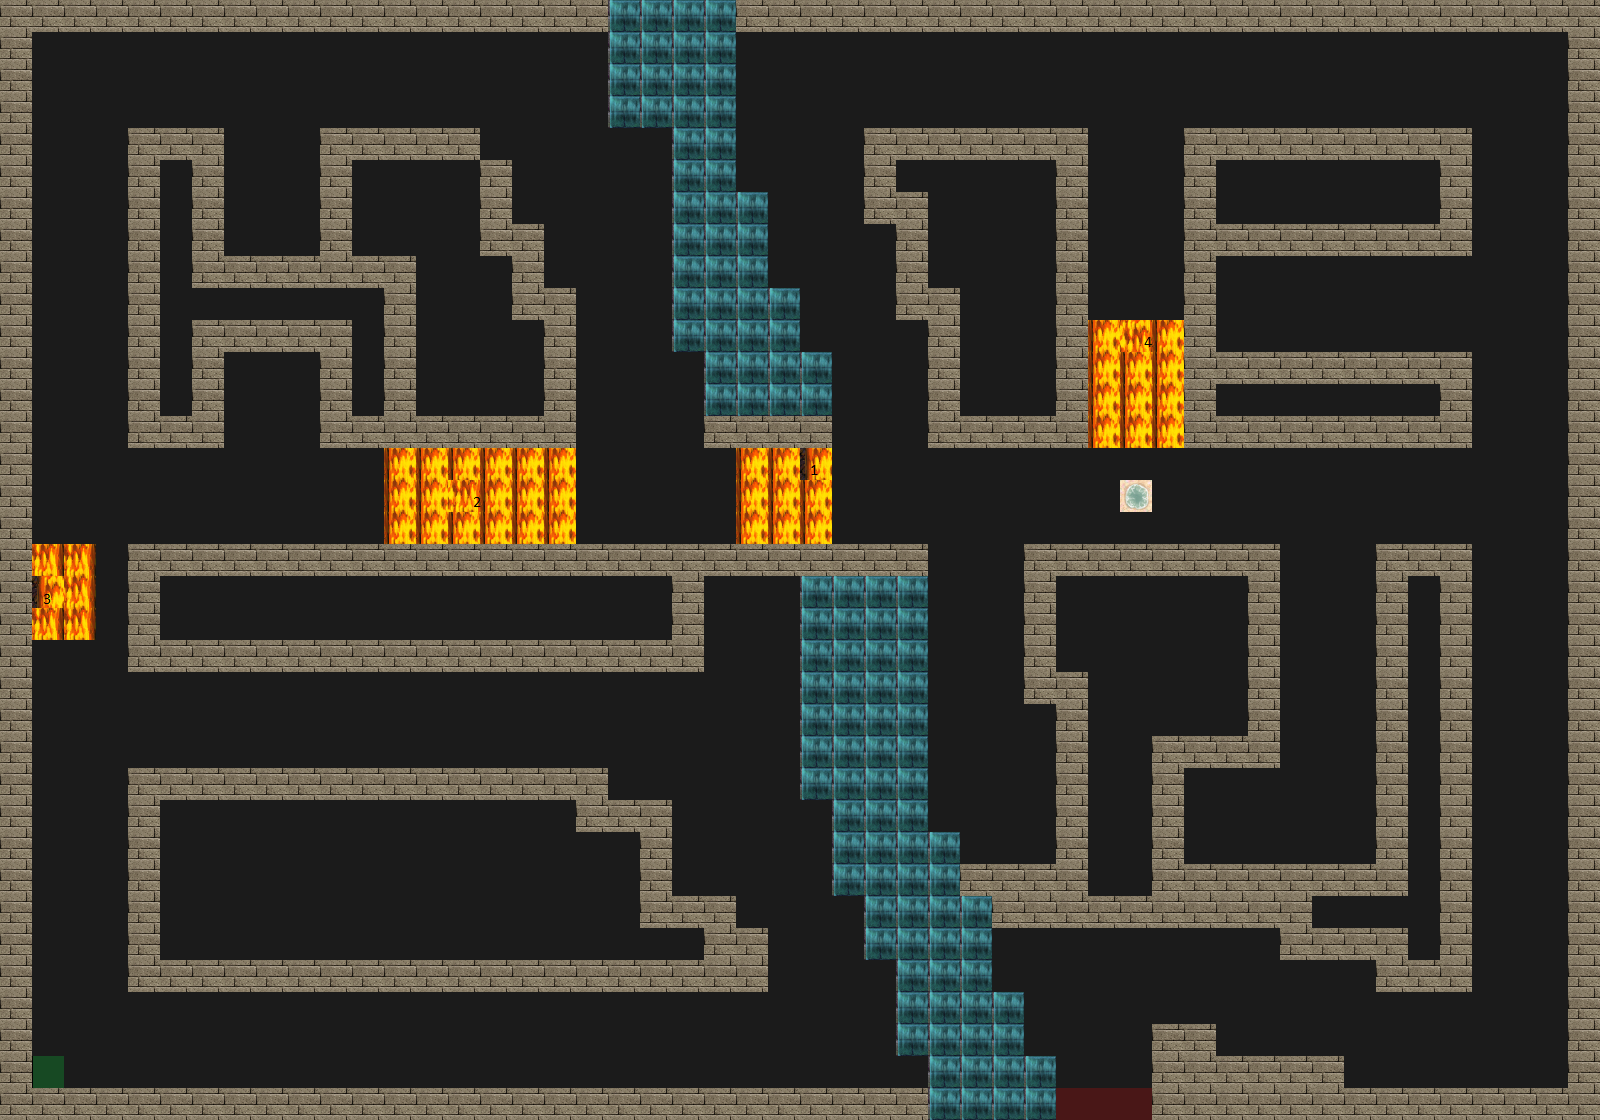

The image is a tile-based game level rendered from a .tmx file. Its description and source (layers, tilesets, objects; grid data summarised) follow:
An orthogonal 50x35 tile map with 32x32 px tiles, 4 tile layers (Road, Wall, Utility, Trap), 4 tilesets.

<map version="1.0" tiledversion="1.1.5" orientation="orthogonal" renderorder="right-down" width="50" height="35" tilewidth="32" tileheight="32" infinite="0" nextobjectid="1">
 <tileset firstgid="1" source="tilesets/wallsandroofs.tsx" />
 <tileset firstgid="257" source="tilesets/meta.tsx" />
 <tileset firstgid="259" source="tilesets/road.tsx" />
 <tileset firstgid="260" source="tilesets/traps.tsx" />
 <layer name="Road" width="50" height="35">
  <data>[1750 cells, 1750 non-empty, 1 distinct tile ids]</data>
 </layer>
 <layer name="Wall" width="50" height="35">
  <data>[1750 cells, 596 non-empty, 2 distinct tile ids]</data>
 </layer>
 <layer name="Utility" width="50" height="35">
  <data>[1750 cells, 4 non-empty, 2 distinct tile ids]</data>
 </layer>
 <layer name="Trap" width="50" height="35">
  <data>[1750 cells, 46 non-empty, 7 distinct tile ids]</data>
 </layer>
</map>
